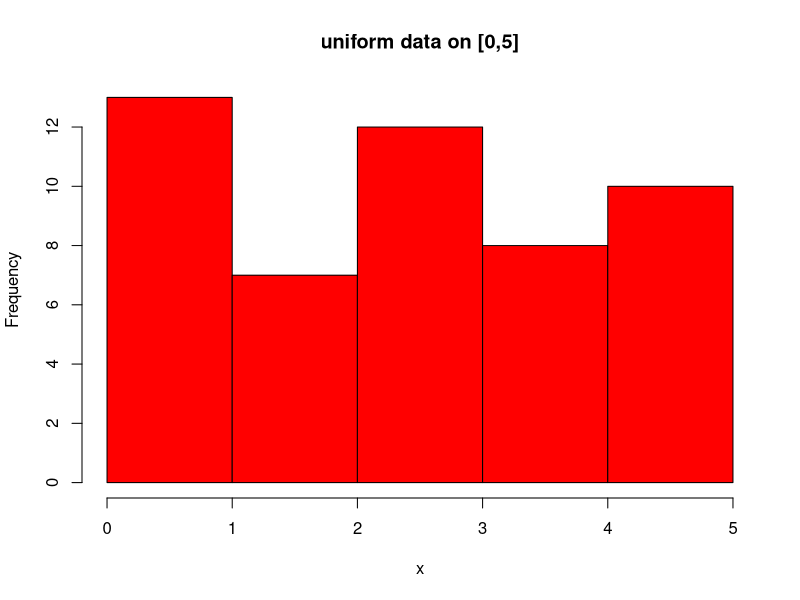
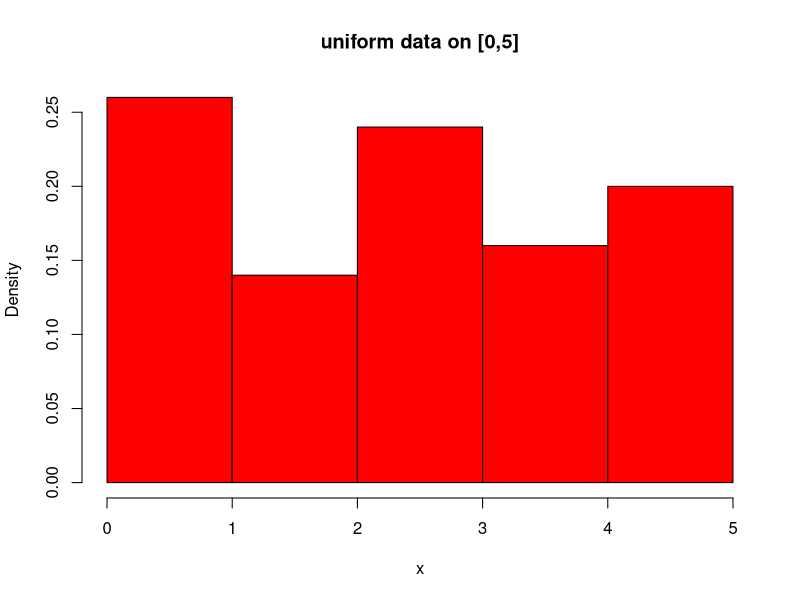
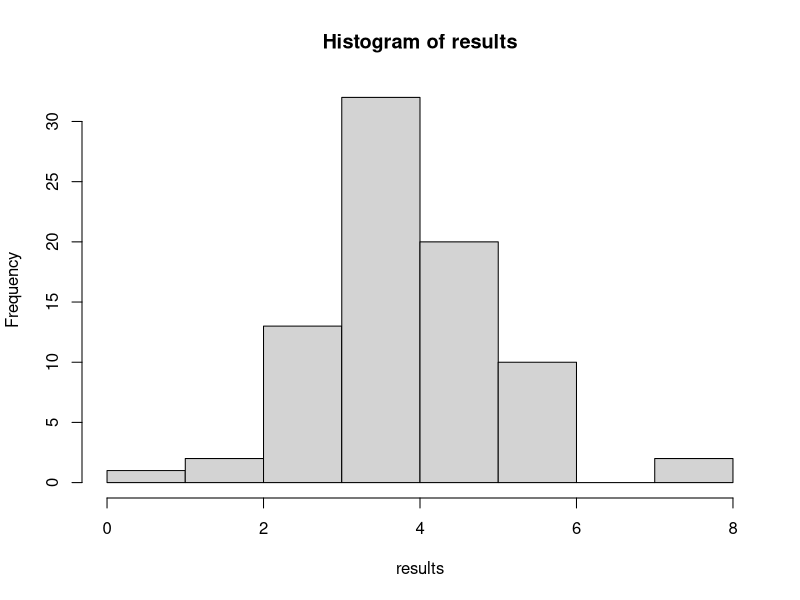
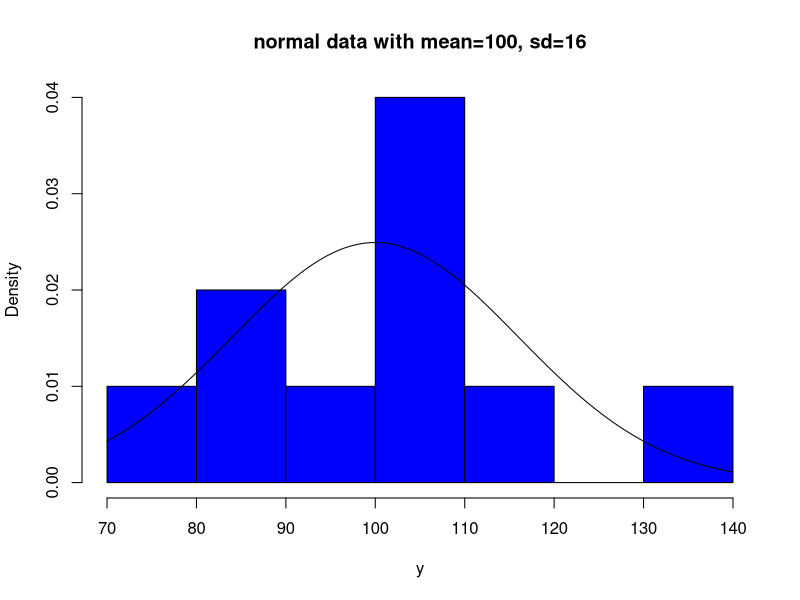
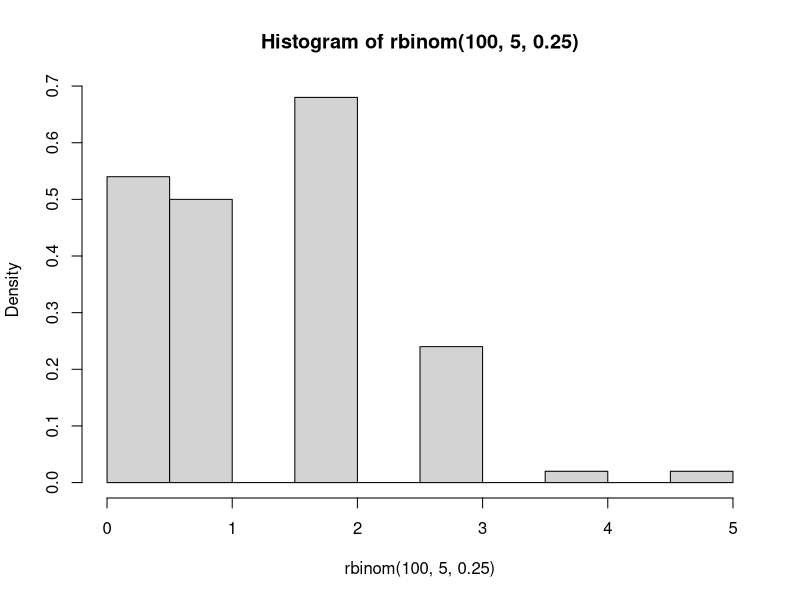
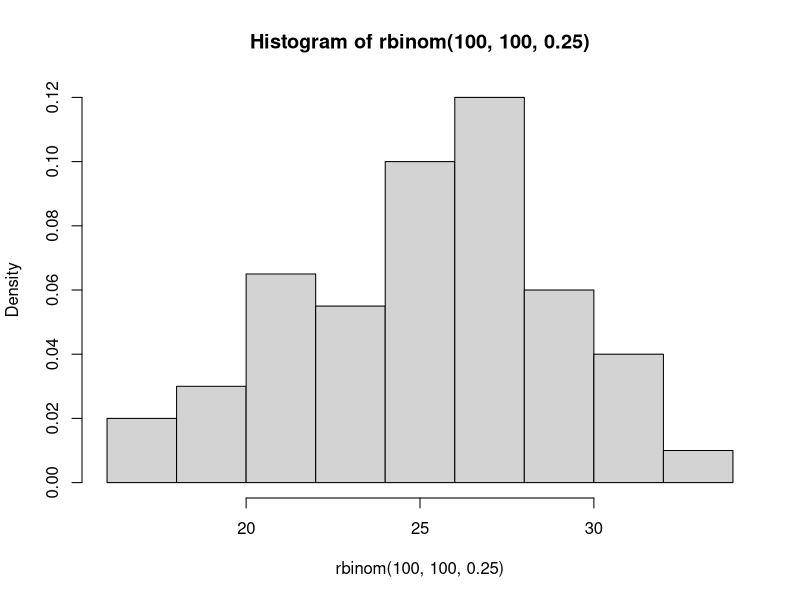

Generate these figures, in order, with R:
runif(1,0,3) #генерира случайно число в интервала [0,3]
x <- runif(50,0,5)
x
hist(x, col="red", main="uniform data on [0,5]")
hist(x, probability=TRUE, col="red", main="uniform data on [0,5]")


results = rnorm(80, mean = 4, sd =1.1)
hist(results)

################
y = rnorm(10,100,16)
hist(y, probability=TRUE, col="blue", main="normal data with mean=100, sd=16")
curve(dnorm(x, mean=100,sd=16), add=T)

###############

hist(rbinom(100, 5, 0.25), probability=TRUE)
# Прилича много повече на нормално
# Колкото повече опити в биномно разпределение, толкова
# повече то прилича на нормално
hist(rbinom(100, 100, 0.25), probability=TRUE)

rnorm(5,mean=0,sd=1)
rnorm(5,mean=0,sd=1:10)

